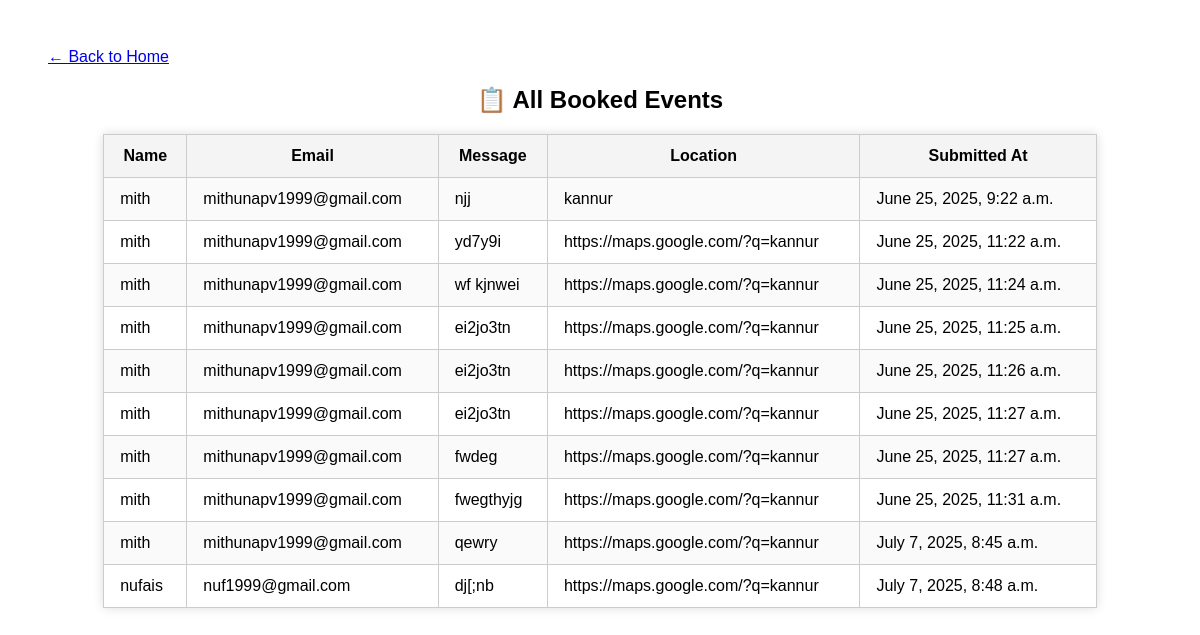
The app's page /booking_list/, older data.
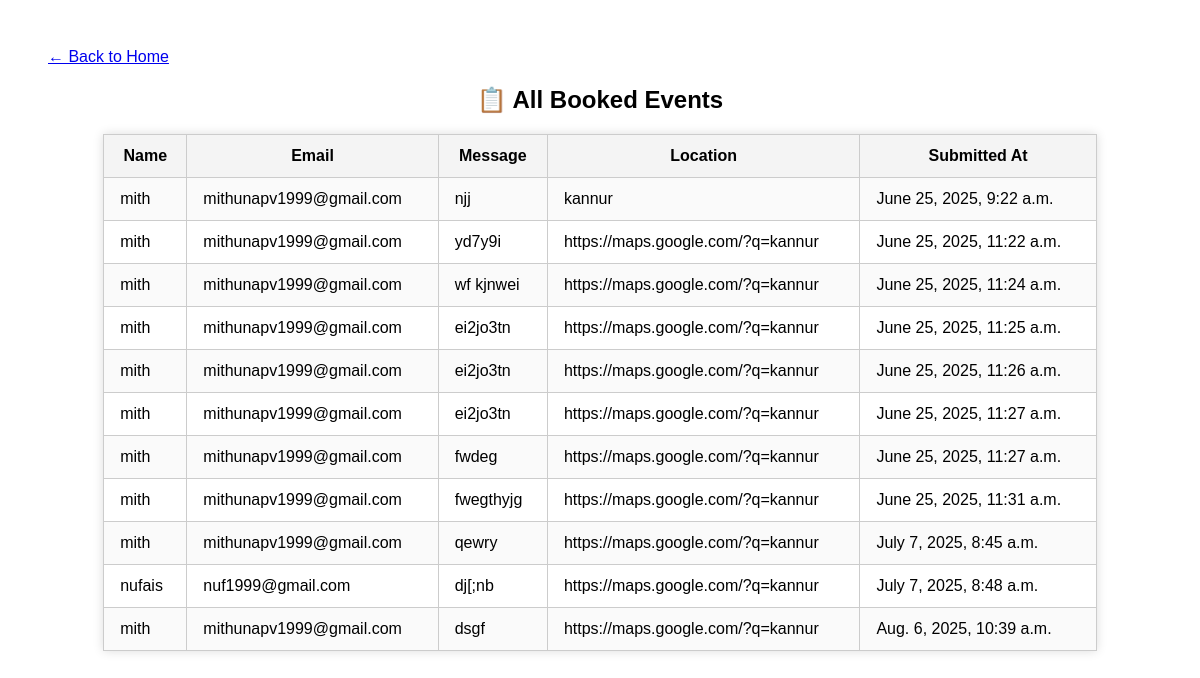
The same page, newer data.
### studioapp/models.py (models this page shows, shortened)
class Contact(models.Model):
    name = models.CharField(max_length=100)
    email = models.EmailField()
    message = models.TextField()
    location = models.CharField(max_length=200, blank=True)
    submitted_at = models.DateTimeField(auto_now_add=True)

### studioapp/views.py (the view)
# urls.py: path('booking_list/',views.booking_list, name='bookinglog'),
def booking_list(request):
    bookings = Contact.objects.all()
    return render(request, 'booking_list.html', {'bookings': bookings})

### templates/booking_list.html (shortened to what this page needs)
<!DOCTYPE html>
<html lang="en">
<head>
</head>
<body>
  <a href="{% url 'home' %}" class="back-link">&larr; Back to Home</a>
  <h2>📋 All Booked Events</h2>
  <table>
    <tr>
      <th>Name</th>
      <th>Email</th>
      <th>Message</th>
      <th>Location</th>
      <th>Submitted At</th>
    </tr>
    {% for booking in bookings %}
    <tr>
      <td>{{ booking.name }}</td>
      <td>{{ booking.email }}</td>
      <td>{{ booking.message }}</td>
      <td>{{ booking.location }}</td>
      <td>{{ booking.submitted_at }}</td>
    </tr>
    {% endfor %}
  </table>
</body>
</html>

### templates/booking_list.html (style rules this page uses)
body { font-family: Arial, sans-serif; padding: 40px; }
h2 { text-align: center; }
table { width: 90%; margin: auto; border-collapse: collapse; box-shadow: 0 0 10px #ddd; }
th, td { padding: 12px 16px; border: 1px solid #ccc; }
th { background-color: #f4f4f4; }
tr:nth-child(even) { background-color: #fafafa; }

Row changes from the older to the newer data that the page shows:
added Contact: name "mith", email "mithunapv1999@gmail.com", message "dsgf", location "https://maps.google.com/?q=kannur", submitted_at "Aug. 6, 2025, 10:39 a.m."
